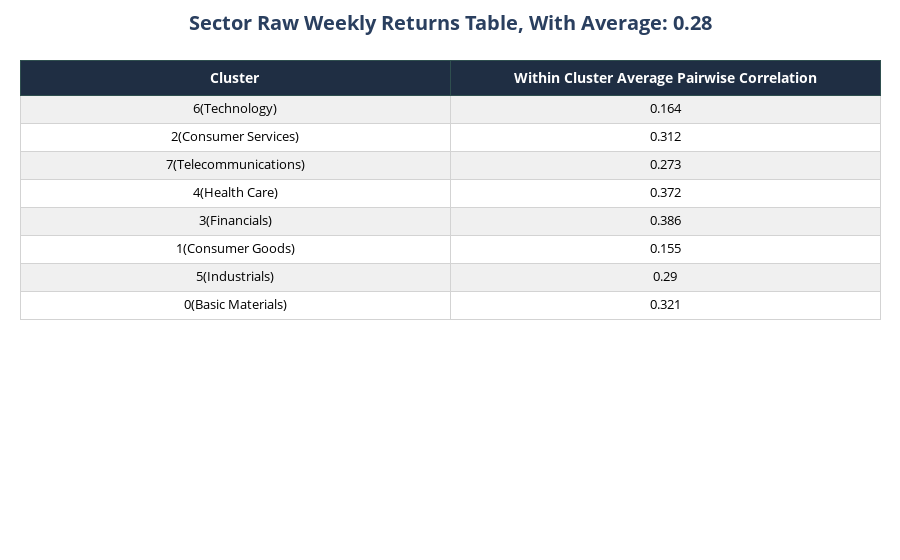
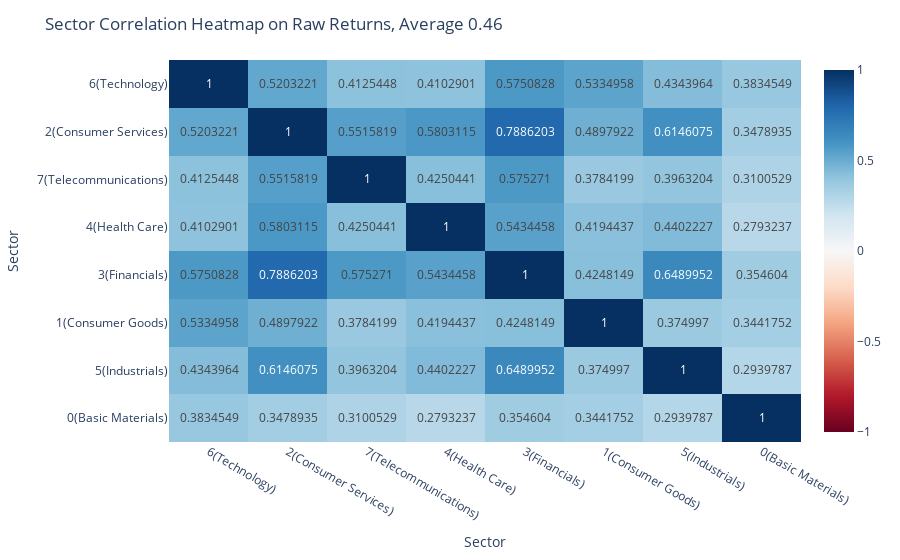

Source (notebook cell) for these figures, in order:
### Code cell
evaluation1(sector_returns, cluster=False)

### Figure 1 — Plotly figure (JSON) as saved in the notebook; plotly's stock layout.template omitted (floating-point values rounded to 4 significant figures)
{"data": [{"cells": {"align": "center", "fill": {"color": [["#f0f0f0", "#ffffff", "#f0f0f0", "#ffffff", "#f0f0f0", "#ffffff", "#f0f0f0", "#ffffff"], ["#f0f0f0", "#ffffff", "#f0f0f0", "#ffffff", "#f0f0f0", "#ffffff", "#f0f0f0", "#ffffff"]]}, "font": {"color": "black", "size": 13}, "height": 28, "line": {"color": "lightgrey"}, "values": [["6(Technology)", "2(Consumer Services)", "7(Telecommunications)", "4(Health Care)", "3(Financials)", "1(Consumer Goods)", "5(Industrials)", "0(Basic Materials)"], [0.164, 0.312, 0.273, 0.372, 0.386, 0.155, 0.29, 0.321]]}, "header": {"align": "center", "fill": {"color": "#1f2e43"}, "font": {"color": "white", "size": 14}, "height": 35, "line": {"color": "darkslategray"}, "values": ["<b>Cluster</b>", "<b>Within Cluster Average Pairwise Correlation</b>"]}, "type": "table"}], "layout": {"margin": {"b": 20, "l": 20, "r": 20, "t": 60}, "paper_bgcolor": "white", "title": {"font": {"size": 20}, "text": "<b>Sector Raw Weekly Returns Table, With Average: 0.28</b>", "x": 0.5, "xanchor": "center"}}}

### Figure 2 — Plotly figure (JSON) as saved in the notebook; plotly's stock layout.template omitted (floating-point values rounded to 4 significant figures)
{"data": [{"coloraxis": "coloraxis", "hovertemplate": "Cluster: %{x}<br>Cluster: %{y}<br>color: %{z}<extra></extra>", "name": "0", "texttemplate": "%{z}", "type": "heatmap", "x": ["6(Technology)", "2(Consumer Services)", "7(Telecommunications)", "4(Health Care)", "3(Financials)", "1(Consumer Goods)", "5(Industrials)", "0(Basic Materials)"], "xaxis": "x", "y": ["6(Technology)", "2(Consumer Services)", "7(Telecommunications)", "4(Health Care)", "3(Financials)", "1(Consumer Goods)", "5(Industrials)", "0(Basic Materials)"], "yaxis": "y", "z": [[1, 0.5203, 0.4125, 0.4103, 0.5751, 0.5335, 0.4344, 0.3835], [0.5203, 1, 0.5516, 0.5803, 0.7886, 0.4898, 0.6146, 0.3479], [0.4125, 0.5516, 1, 0.425, 0.5753, 0.3784, 0.3963, 0.3101], [0.4103, 0.5803, 0.425, 1, 0.5434, 0.4194, 0.4402, 0.2793], [0.5751, 0.7886, 0.5753, 0.5434, 1, 0.4248, 0.649, 0.3546], [0.5335, 0.4898, 0.3784, 0.4194, 0.4248, 1, 0.375, 0.3442], [0.4344, 0.6146, 0.3963, 0.4402, 0.649, 0.375, 1, 0.294], [0.3835, 0.3479, 0.3101, 0.2793, 0.3546, 0.3442, 0.294, 1]]}], "layout": {"coloraxis": {"cmax": 1, "cmin": -1, "colorscale": [[0, "rgb(103,0,31)"], [0.1, "rgb(178,24,43)"], [0.2, "rgb(214,96,77)"], [0.3, "rgb(244,165,130)"], [0.4, "rgb(253,219,199)"], [0.5, "rgb(247,247,247)"], [0.6, "rgb(209,229,240)"], [0.7, "rgb(146,197,222)"], [0.8, "rgb(67,147,195)"], [0.9, "rgb(33,102,172)"], [1, "rgb(5,48,97)"]]}, "margin": {"t": 60}, "title": {"text": "Sector Correlation Heatmap on Raw Returns, Average 0.46"}, "xaxis": {"anchor": "y", "domain": [0, 1], "title": {"text": "Sector"}}, "yaxis": {"anchor": "x", "autorange": "reversed", "domain": [0, 1], "title": {"text": "Sector"}}}}
